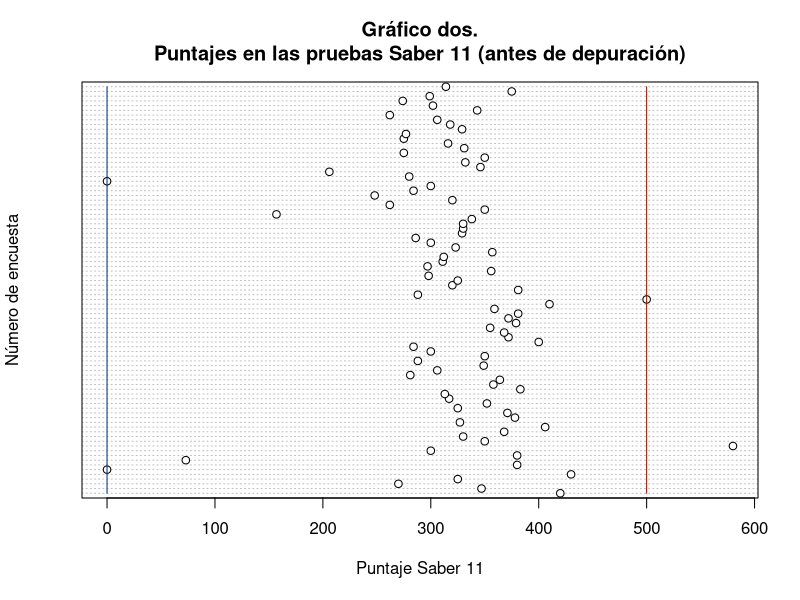
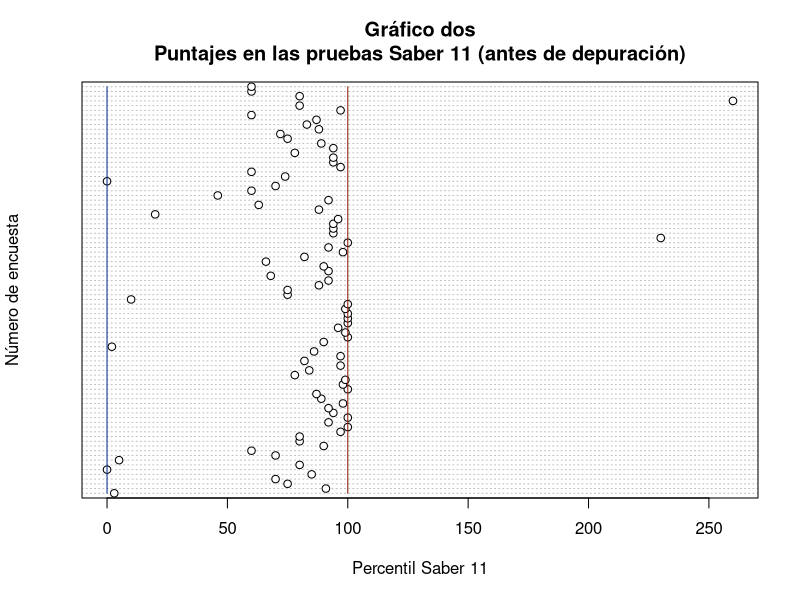
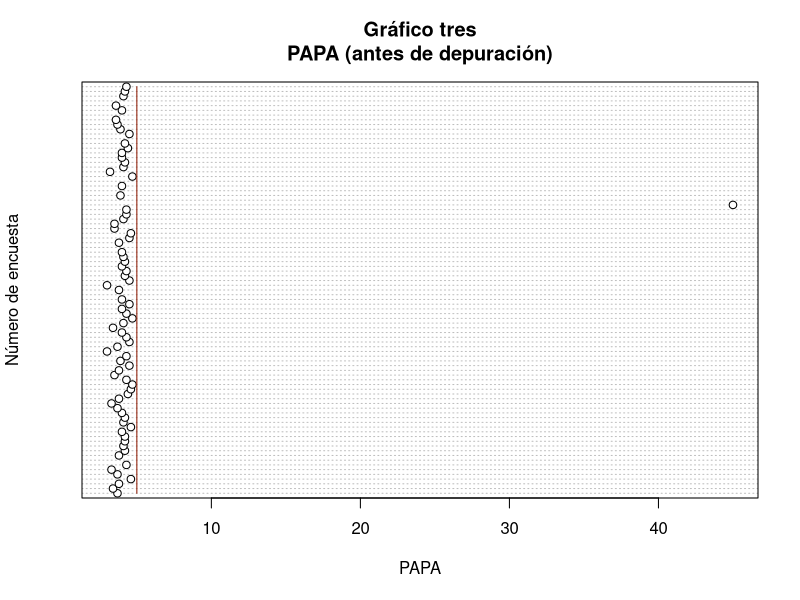
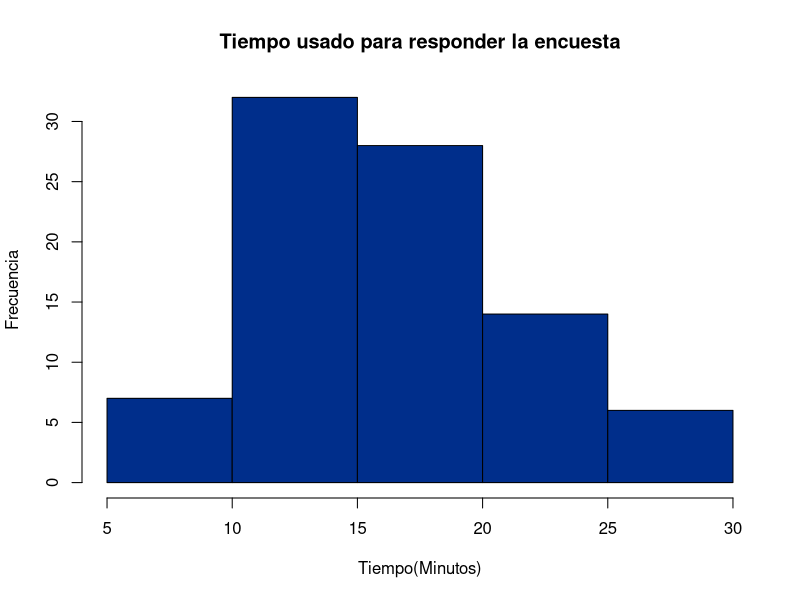
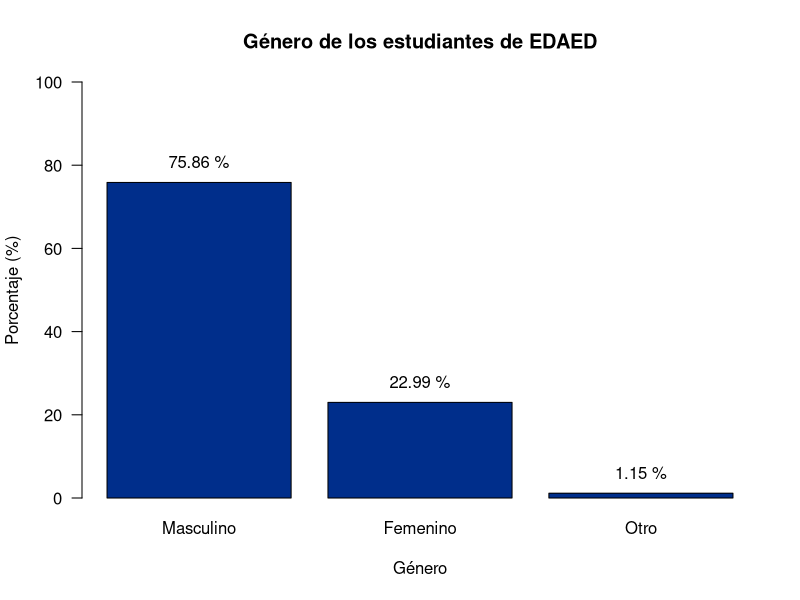
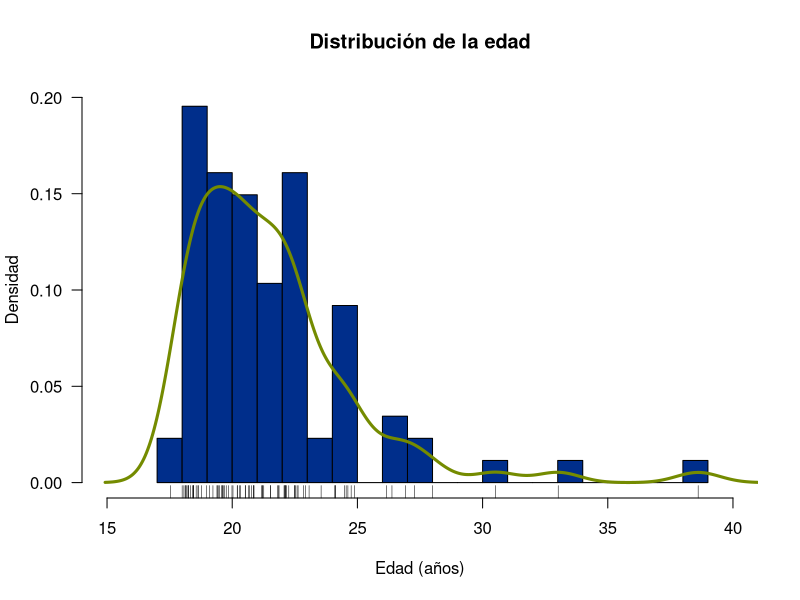
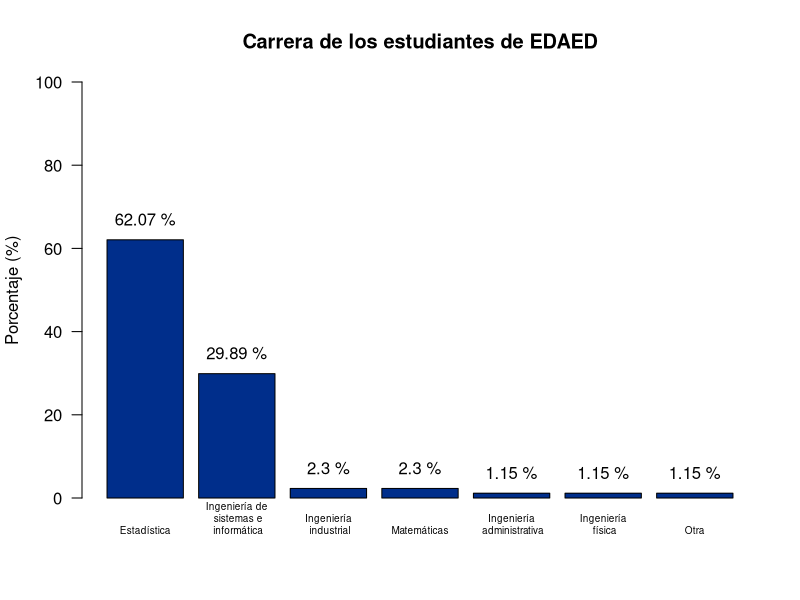
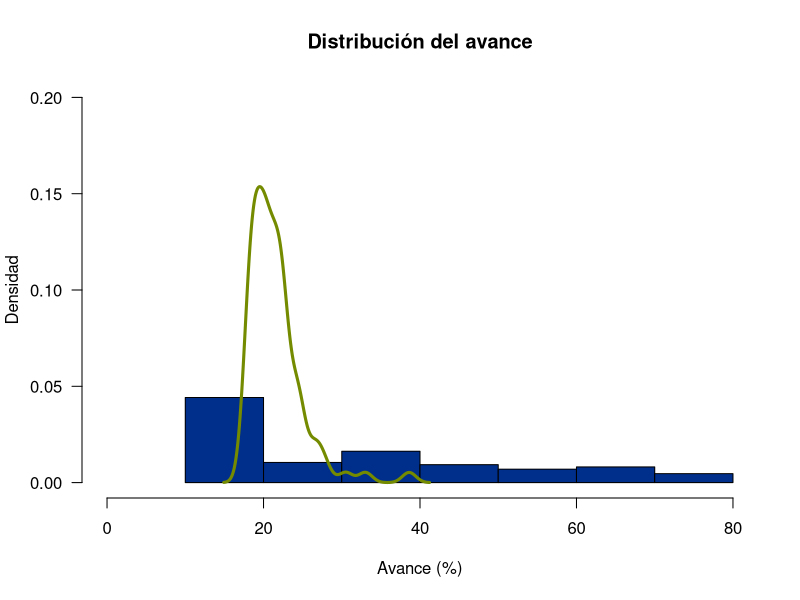

The R source for these figures, in order:
## ---- chunk 1
knitr::opts_chunk$set(echo = TRUE,
                      message = FALSE,
                      warning = FALSE)
## ---- chunk 2
library(tidyverse)
## ---- chunk 3
encuesta <- read.csv("encuesta1.csv")
## ---- chunk 4
glimpse(encuesta)
## ---- chunk 5
encuesta <- encuesta %>% 
  mutate_if(is.character, as.factor)
## ---- chunk 6
glimpse(encuesta)
## ---- chunk 7
levels(encuesta$Q01_Genero)
## ---- chunk 8
# Cambio de nombre para el género
encuesta$Q01_Genero <- as.character(encuesta$Q01_Genero)
encuesta$Q01_Genero[encuesta$Q01_Genero == '1 : Masculino'] <- 'Masculino'
encuesta$Q01_Genero[encuesta$Q01_Genero == '2 : Femenino'] <- 'Femenino'
encuesta$Q01_Genero[encuesta$Q01_Genero == '3 : Otro'] <- 'Otro'
encuesta$Q01_Genero <- as.factor(encuesta$Q01_Genero)
levels(encuesta$Q01_Genero)
summary(encuesta$Q01_Genero)
## ---- chunk 9
# Para GÉNERO
summary(encuesta$Q01_Genero)
# ¡Okay!
## ---- chunk 10
# Modificación del formato de la variable FECHA DE NACIMIENTO y de la variable FECHA SABER 11
encuesta <- encuesta %>% 
  mutate(Q02_FechaNac = as.Date(as.character(Q02_FechaNac), "%Y-%m-%d"), 
         Q07_FechaSaber11 = as.Date(as.character(Q07_FechaSaber11), "%Y-%m-%d"))
## ---- chunk 11
summary(encuesta$Q02_FechaNac)
summary(encuesta$Q07_FechaSaber11)
## ---- chunk 12
# Creación de la variable EDAD
# Cálculo de la edad al 2021-FEB-26
encuesta <- encuesta %>% 
  mutate(Edad = as.numeric(as.Date("2021-02-26") - Q02_FechaNac)/365.25)
encuesta$Edad <- round(encuesta$Edad, 2)
## ---- chunk 13
# Creación de la variable TIEMPO EMPLEADO
# Conversión a fecha-hora
encuesta <- encuesta %>% 
  mutate(fecha_entrega = 
           as.POSIXct(strptime(Enviado.el., format = "%d/%m/%Y %H:%M:%S")),
         tiempo_usado = as.integer(format(fecha_entrega, "%M")) +
                        as.integer(format(fecha_entrega, "%S")) / 60  - 30)
encuesta$tiempo_usado <- round(encuesta$tiempo_usado, 2)
## ---- chunk 14
#Cambio de nombre de los pregrados  
encuesta$Q03_Carrera <- as.character(encuesta$Q03_Carrera)
encuesta$Q03_Carrera[encuesta$Q03_Carrera == '1 : MatemÃ¡ticas'] <- 'Matemáticas'
encuesta$Q03_Carrera[encuesta$Q03_Carrera == '2 : IngenierÃa de sistemas e informÃ¡tica'] <- 'Ingeniería de sistemas e informática'
encuesta$Q03_Carrera[encuesta$Q03_Carrera == '3 : EstadÃstica'] <- 'Estadística'
encuesta$Q03_Carrera[encuesta$Q03_Carrera == '4 : IngenierÃa administrativa'] <- 'Ingeniería administrativa'
encuesta$Q03_Carrera[encuesta$Q03_Carrera == '5 : IngenierÃa fÃsica'] <- 'Ingeniería física'
encuesta$Q03_Carrera[encuesta$Q03_Carrera == '6 : IngenierÃa industrial'] <- 'Ingeniería industrial'
encuesta$Q03_Carrera[encuesta$Q03_Carrera == '7 : Otra'] <- 'Otra'
encuesta$Q03_Carrera <- as.factor(encuesta$Q03_Carrera)
levels(encuesta$Q03_Carrera)
summary(encuesta$Q03_Carrera)

## ---- chunk 15
summary(encuesta$Q04_Semestre)
## ---- chunk 16
encuesta <- encuesta %>%
  mutate(V51_Avance = Q04_Semestre * 10)
## ---- chunk 17
summary(encuesta$Q05_Saber11)
## ---- chunk 18
dotchart(encuesta$Q05_Saber11, xlab="Puntaje Saber 11", ylab="Número de encuesta")
title(main = "Gráfico dos.
Puntajes en las pruebas Saber 11 (antes de depuración)")
lines(rep(500,nrow(encuesta)),1:nrow(encuesta),col = "#8b1700")
lines(rep(0,nrow(encuesta)),1:nrow(encuesta),col = "#002e8b")
## ---- chunk 19
encuesta %>% 
  filter(encuesta$Q05_Saber11 == 0 | encuesta$Q05_Saber11 > 500)
## ---- chunk 20
# Imputaciones
encuesta$Q05_Saber11[encuesta$Q05_Saber11 == 580 & !is.na(encuesta$Q05_Saber11)] <- NA
encuesta[6, 7] <- NA
## ---- chunk 21
dotchart(encuesta$Q06_PercentilSaber11, xlab="Percentil Saber 11", ylab="Número de encuesta")
title(main = "Gráfico dos
Puntajes en las pruebas Saber 11 (antes de depuración)")
lines(rep(100,nrow(encuesta)),1:nrow(encuesta),col = "#8b1700")
lines(rep(0,nrow(encuesta)),1:nrow(encuesta),col = "#002e8b")
## ---- chunk 22
encuesta %>% 
  filter(Q06_PercentilSaber11 > 100)
## ---- chunk 23
encuesta$Q06_PercentilSaber11[encuesta$Q06_PercentilSaber11 == 230 & !is.na(encuesta$Q06_PercentilSaber11)] <- 100-230/10
encuesta[84, 8] <- NA
## ---- chunk 24
encuesta$Q07_FechaSaber11[encuesta$Q07_FechaSaber11 == as.Date("2021-08-08") & !is.na(encuesta$Q07_FechaSaber11)] <- NA
## ---- chunk 25
dotchart(encuesta$Q08_PAPA, xlab = "PAPA", ylab = "Número de encuesta")
title(main = "Gráfico tres
PAPA (antes de depuración)")
lines(rep(5,nrow(encuesta)),1:nrow(encuesta),col = "#8b1700")
## ---- chunk 26
encuesta %>% 
  filter(Q08_PAPA > 5)
## ---- chunk 27
encuesta$Q08_PAPA[encuesta$Q08_PAPA == 45 & !is.na(encuesta$Q08_PAPA)] <- 4.5
## ---- chunk 28
# Vivienda en el ÁREA METROPOLITANA
summary(encuesta$Q09_EnAreaMetropolitana)
## ---- chunk 29
encuesta$Q10_Estrato <- as.character(encuesta$Q10_Estrato)
encuesta$Q10_Estrato[encuesta$Q10_Estrato == '2 : 1'] <- '1'
encuesta$Q10_Estrato[encuesta$Q10_Estrato == '3 : 2'] <- '2'
encuesta$Q10_Estrato[encuesta$Q10_Estrato == '4 : 3'] <- '3'
encuesta$Q10_Estrato[encuesta$Q10_Estrato == '5 : 4'] <- '4'
encuesta$Q10_Estrato[encuesta$Q10_Estrato == '6 : 5'] <- '5'
encuesta$Q10_Estrato[encuesta$Q10_Estrato == '8 : No se conoce'] <- 'No se conoce'
encuesta$Q10_Estrato <- as.factor(encuesta$Q10_Estrato)
levels(encuesta$Q10_Estrato)
summary(encuesta$Q10_Estrato)
## ---- chunk 30
# Instalación de R
summary(encuesta$Q11_R)
## ---- chunk 31
# Instalación de R Studio
summary(encuesta$Q12_RStudio)
## ---- chunk 32
summary(encuesta$Q13_NoRoRStudio)
## ---- chunk 33
summary(encuesta$Q14_RecursosInformaticos..Internet.de.cable.propio)
is.na(encuesta$Q14_RecursosInformaticos..Internet.de.cable.propio)
## ---- chunk 34
summary(encuesta$Q14_RecursosInformaticos..Celular.sin.datos)
is.na(encuesta$Q14_RecursosInformaticos..Celular.sin.datos)
## ---- chunk 35
summary(encuesta$Q14_RecursosInformaticos..Wifi.propio)
is.na(encuesta$Q14_RecursosInformaticos..Wifi.propio)
## ---- chunk 36
summary(encuesta$Q14_RecursosInformaticos..Computador.de.escritorio.ni.propio.ni.exclusivo)
is.na(encuesta$Q14_RecursosInformaticos..Computador.de.escritorio.ni.propio.ni.exclusivo)
## ---- chunk 37
summary(encuesta$Q14_RecursosInformaticos..Celular.con.datos)
is.na(encuesta$Q14_RecursosInformaticos..Celular.con.datos)
## ---- chunk 38
summary(encuesta$Q14_RecursosInformaticos..Internet.de.cable.no.propio)
is.na(encuesta$Q14_RecursosInformaticos..Internet.de.cable.no.propio)
## ---- chunk 39
summary(encuesta$Q14_RecursosInformaticos..Wifi.no.propio)
is.na(encuesta$Q14_RecursosInformaticos..Wifi.no.propio)
## ---- chunk 40
summary(encuesta$Q14_RecursosInformaticos..PortÃ.til.propio)
is.na(encuesta$Q14_RecursosInformaticos..PortÃ.til.propio)
## ---- chunk 41
summary(encuesta$Q14_RecursosInformaticos..PortÃ.til.no.propio)
is.na(encuesta$Q14_RecursosInformaticos..PortÃ.til.no.propio)
## ---- chunk 42
summary(encuesta$Q14_RecursosInformaticos..Computador.de.escritorio.propio.y.exclusivo)
is.na(encuesta$Q14_RecursosInformaticos..Computador.de.escritorio.propio.y.exclusivo)
## ---- chunk 43
summary(encuesta$Q14_RecursosInformaticos..Computador.de.escritorio.no.propio.pero.exclusivo)
is.na(encuesta$Q14_RecursosInformaticos..Computador.de.escritorio.no.propio.pero.exclusivo)
## ---- chunk 44
summary(encuesta$Q14_RecursosInformaticos..Computador.propio..pero.no.exclusivo)
is.na(encuesta$Q14_RecursosInformaticos..Computador.propio..pero.no.exclusivo)
## ---- chunk 45
summary(encuesta$Q15_Alunizaje)
is.na(encuesta$Q15_Alunizaje)
## ---- chunk 46
summary(encuesta$Q16_EspionajeInternet)
is.na(encuesta$Q16_EspionajeInternet)
## ---- chunk 47
summary(encuesta$Q17_Experimentos)
is.na(encuesta$Q17_Experimentos)
## ---- chunk 48
summary(encuesta$Q18_Vacunas)
is.na(encuesta$Q18_Vacunas)
## ---- chunk 49
summary(encuesta$Q19_EvidenciaFalsa)
is.na(encuesta$Q19_EvidenciaFalsa)
## ---- chunk 50
summary(encuesta$Q20_RafagasSolares)
is.na(encuesta$Q20_RafagasSolares)
## ---- chunk 51
summary(encuesta$Q21_TierraHueca)
is.na(encuesta$Q21_TierraHueca)
## ---- chunk 52
summary(encuesta$Q22_alienigenas)
is.na(encuesta$Q22_alienigenas)
## ---- chunk 53
summary(encuesta$Q23_CambioClimatico)
is.na(encuesta$Q23_CambioClimatico)
## ---- chunk 54
encuesta$Q24_area <- as.character(encuesta$Q24_area)
encuesta$Q24_area[encuesta$Q24_area == '1 : 7.5*pi'] <- '7.5*pi'
encuesta$Q24_area[encuesta$Q24_area == '2 : 6*pi'] <- '6*pi'
encuesta$Q24_area[encuesta$Q24_area == '3 : 4.5*pi'] <- '4.5*pi'
encuesta$Q24_area[encuesta$Q24_area == '4 : 4*pi'] <- '4*pi'
encuesta$Q24_area[encuesta$Q24_area == '5 : 3*pi'] <- '3*pi'
encuesta$Q24_area[encuesta$Q24_area == '6 : Ninguna de las anteriores'] <- 'Ninguna de las anteriores'
encuesta$Q24_area <- as.factor(encuesta$Q24_area)
levels(encuesta$Q24_area)
summary(encuesta$Q24_area)
## ---- chunk 55
summary(encuesta$Q25_PorcentArea)
## ---- chunk 56
encuesta %>%
  filter(encuesta$Q25_PorcentArea < 1)
## ---- chunk 57
encuesta$Q25_PorcentArea[encuesta$Q25_PorcentArea < 1 & !is.na(encuesta$Q25_PorcentArea)] <- 10
## ---- chunk 58
summary(encuesta$Q27_PorcentDivisor)
## ---- chunk 59
encuesta %>%
  filter(encuesta$Q27 < 1)
## ---- chunk 60
encuesta$Q27_PorcentDivisor[encuesta$Q27_PorcentDivisor < 1 & !is.na(encuesta$Q27_PorcentDivisor)] <- 50
## ---- chunk 61
summary(na.omit(encuesta$tiempo_usado))
## ---- chunk 62
hist(encuesta$tiempo_usado, breaks="Sturges", col="#002e8b",
     main = "Tiempo usado para responder la encuesta",
     ylab = "Frecuencia", xlab = "Tiempo(Minutos)")
## ---- chunk 63
# Tabla para el género
tbl_gen <- table(encuesta$Q01_Genero)
tbl_genP <- tbl_gen * 100 / sum(tbl_gen)
tbl_genP <- round(sort(tbl_genP, decreasing = TRUE), 2)
tbl_genP
## ---- chunk 64
# Gráfico para el género
gr_gen <- barplot(tbl_genP, las = 1, ylim = c(0, 100), col = "#002e8b")
text(gr_gen, tbl_genP + 5, paste(round(tbl_genP, 2), "%"))
title(main = "Género de los estudiantes de EDAED",
      xlab = "Género", ylab = "Porcentaje (%)")
## ---- chunk 65
# Resúmenes numéricos para EDAD
summary(encuesta$Edad)
## ---- chunk 66
clases_ed <- ceiling(1+3.33*log(length(encuesta$Edad), base = 10))
paramAnt <- par(no.readonly = TRUE)
hist(encuesta$Edad, freq = FALSE, nclass = 20, col = "#002e8b",
     las = 1, 
     main = "Distribución de la edad",
     xlab = "Edad (años)",
     ylab = "Densidad",
     ylim = c(0, 0.20),
     xlim = c(15, 40))
lines(density(encuesta$Edad), col = "#748b00", lwd = 3)
rug(encuesta$Edad)
par(paramAnt)
## ---- chunk 67
# Tabla para la carrera
tbl_carr <- table(encuesta$Q03_Carrera)
tbl_carrP <- tbl_carr * 100 / sum(tbl_carr)
tbl_carrP <- round(sort(tbl_carrP, decreasing = TRUE), 2)
## ---- chunk 68
# Gráfico para la carrera
Nombres_Carreras = c("Estadística","Ingeniería de\n sistemas e\n informática","Ingeniería\n industrial","Matemáticas","Ingeniería\n administrativa","Ingeniería\n física","Otra")
gr_carr <- barplot(tbl_carrP, las = 1, names.arg = Nombres_Carreras, ylim = c(0, 100), col = "#002e8b", cex.names = 0.6)
text(gr_carr, tbl_carrP + 5, paste(round(tbl_carrP, 2), "%"))
title(main = "Carrera de los estudiantes de EDAED",
      ylab = "Porcentaje (%)")
## ---- chunk 69
# Resúmenes numéricos para EDAD
aux_avance = na.omit(encuesta$V51_Avance)
summary(aux_avance)
## ---- chunk 70
clases_av <- ceiling(1+3.33*log(length(encuesta$Q04_Semestre) - 1, base = 10))
paramAnt <- par(no.readonly = TRUE)
hist(encuesta$V51_Avance, freq = FALSE, nclass = clases_av, col = "#002e8b",
     las = 1, 
     main = "Distribución del avance",
     xlab = "Avance (%)",
     ylab = "Densidad",
     ylim = c(0, 0.20),
     xlim = c(0, 80))
lines(density(encuesta$Edad), col = "#748b00", lwd = 3)
par(paramAnt)
## ---- chunk 71
summary(na.omit(encuesta$Q05_Saber11))
## ---- chunk 72
hist(encuesta$Q05_Saber11, breaks="Sturges", col="#002e8b",
     main = "Resultados de la prueba Saber 11",
     ylab = "Frecuencia", xlab = "Puntaje")
## ---- chunk 73
summary(na.omit(encuesta$Q06_PercentilSaber11))
## ---- chunk 74
hist(encuesta$Q06_PercentilSaber11, breaks="Sturges", col="#002e8b",
     main = "Percentiles de la prueba Saber 11",
     ylab = "Frecuencia", xlab = "Percentil")
## ---- chunk 75
summary(na.omit(as.numeric(format(encuesta$Q07_FechaSaber11, "%Y"))))
## ---- chunk 76
hist(as.numeric(format(encuesta$Q07_FechaSaber11, "%Y")), breaks="Sturges", col="#002e8b",
     main = "Fecha de presentación de la prueba Saber 11",
     ylab = "Frecuencia", xlab = "Año")
## ---- chunk 77
summary(na.omit(encuesta$Q08_PAPA))
## ---- chunk 78
hist(encuesta$Q08_PAPA, breaks="Sturges", col="#002e8b",
     main = "Promedio Aritmético Ponderado Acumulado\n de los estudiantes del curso EDAED",
     ylab = "Frecuencia", xlab = "PAPA")
## ---- chunk 79
# Tabla para la variable EnAreaMetropolitana
tbl_area <- table(encuesta$Q09_EnAreaMetropolitana)
tbl_areaP <- tbl_area * 100 / sum(tbl_area)
tbl_areaP <- round(sort(tbl_areaP, decreasing = FALSE), 2)
## ---- chunk 80
# Gráfico para la variable EnAreaMetropolitana
Categorias = c("No Presente","Presente")
gr_area <- barplot(tbl_areaP, las = 1, names.arg = Categorias, ylim = c(0, 100), col = "#002e8b")
text(gr_area, tbl_areaP + 6, paste(round(tbl_areaP, 2), "%"))
title(main = "Presencia de los estudiantes de EDAED en\n el Área Metropolitana del Valle de Aburrá",
      ylab = "Porcentaje (%)")
## ---- chunk 81
# Creación de una variable auxiliar con los rangos de PUNTAJE SABER 11
clases_sbr11 <- nclass.Sturges(encuesta$Q05_Saber11)
vector_sbr11 <- c(0, 63, 126, 189, 252, 315, 378, 441, 504)
encuesta <- encuesta %>% 
  mutate(as.numeric(Q05_Saber11), V6_Saber11 = cut(Q05_Saber11, vector_sbr11, include.lowest = TRUE))
## ---- chunk 82
# Tabla de frecuencias de las diferentes categorías
tbl_v6 <- table(encuesta$V6_Saber11)
tbl_v6P <- round(tbl_v6 * 100 / sum(tbl_v6), 2)
tbl_v6P
## ---- chunk 83
# Gráfico de barras para PUNTAJE SABER 11 
barplot(tbl_v6P)
